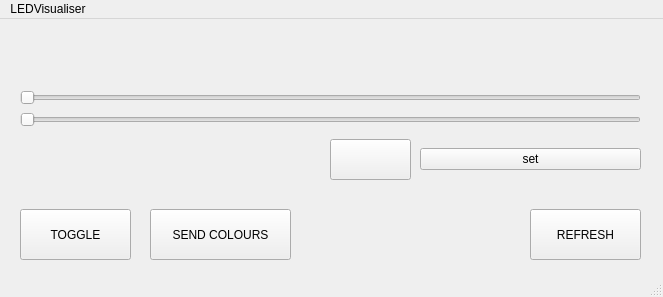
<?xml version="1.0" encoding="UTF-8"?>
<ui version="4.0">
 <class>LEDVisualiser</class>
 <widget class="QMainWindow" name="LEDVisualiser">
  <property name="geometry">
   <rect>
    <x>0</x>
    <y>0</y>
    <width>663</width>
    <height>297</height>
   </rect>
  </property>
  <property name="windowTitle">
   <string>LEDVisualiser</string>
  </property>
  <widget class="QWidget" name="centralwidget">
   <widget class="QPushButton" name="toggleButton">
    <property name="geometry">
     <rect>
      <x>20</x>
      <y>190</y>
      <width>111</width>
      <height>51</height>
     </rect>
    </property>
    <property name="text">
     <string>TOGGLE</string>
    </property>
   </widget>
   <widget class="QLabel" name="gradient">
    <property name="geometry">
     <rect>
      <x>20</x>
      <y>10</y>
      <width>621</width>
      <height>51</height>
     </rect>
    </property>
    <property name="styleSheet">
     <string notr="true">* {color: qlineargradient(spread:pad, x1:0 y1:0, x2:1 y2:0, stop:0 rgba(0, 0, 0, 255), stop:1 rgba(255, 255, 255, 255));background: qlineargradient( x1:0 y1:0, x2:1 y2:0,stop:0 rgba(255,255,255,0),stop:0.01 rgba(255,255,255,0),stop:0.021 rgba(255,255,255,0),stop:0.031 rgba(255,255,255,0),stop:0.042 rgba(255,255,255,0),stop:0.052 rgba(255,255,255,0),stop:0.063 rgba(255,255,255,0),stop:0.073 rgba(255,255,255,0),stop:0.084 rgba(255,255,255,0),stop:0.094 rgba(255,255,255,0),stop:0.1 rgba(255,255,255,0),stop:0.12 rgba(255,255,255,0),stop:0.13 rgba(255,255,255,0),stop:0.14 rgba(255,255,255,0),stop:0.15 rgba(255,255,255,0),stop:0.16 rgba(255,255,255,0),stop:0.17 rgba(255,255,255,0),stop:0.18 rgba(255,255,255,0),stop:0.19 rgba(255,255,255,0),stop:0.2 rgba(255,255,255,0),stop:0.21 rgba(255,255,255,0),stop:0.22 rgba(255,255,255,0),stop:0.23 rgba(255,255,255,0),stop:0.24 rgba(255,255,255,0),stop:0.25 rgba(255,255,255,0),stop:0.26 rgba(255,255,255,0),stop:0.27 rgba(255,255,255,0),stop:0.28 rgba(255,255,255,0),stop:0.29 rgba(255,255,255,0),stop:0.3 rgba(255,255,255,0),stop:0.31 rgba(255,255,255,0),stop:0.32 rgba(255,255,255,0),stop:0.34 rgba(255,255,255,0),stop:0.35 rgba(255,255,255,0),stop:0.36 rgba(255,255,255,0),stop:0.37 rgba(255,255,255,0),stop:0.38 rgba(255,255,255,0),stop:0.39 rgba(255,255,255,0),stop:0.4 rgba(255,255,255,0),stop:0.41 rgba(255,255,255,0),stop:0.42 rgba(255,255,255,0),stop:0.43 rgba(255,255,255,0),stop:0.44 rgba(255,255,255,0),stop:0.45 rgba(255,255,255,0),stop:0.46 rgba(255,255,255,0),stop:0.47 rgba(255,255,255,0),stop:0.48 rgba(255,255,255,0),stop:0.49 rgba(255,255,255,0),stop:0.5 rgba(255,255,255,0),stop:0.51 rgba(255,255,255,0),stop:0.52 rgba(255,255,255,0),stop:0.53 rgba(255,255,255,0),stop:0.54 rgba(255,255,255,0),stop:0.55 rgba(255,255,255,0),stop:0.57 rgba(255,255,255,0),stop:0.58 rgba(255,255,255,0),stop:0.59 rgba(255,255,255,0),stop:0.6 rgba(255,255,255,0),stop:0.61 rgba(255,255,255,0),stop:0.62 rgba(255,255,255,0),stop:0.63 rgba(255,255,255,0),stop:0.64 rgba(255,255,255,0),stop:0.65 rgba(255,255,255,0),stop:0.66 rgba(255,255,255,0),stop:0.67 rgba(255,255,255,0),stop:0.68 rgba(255,255,255,0),stop:0.69 rgba(255,255,255,0),stop:0.7 rgba(255,255,255,0),stop:0.71 rgba(255,255,255,0),stop:0.72 rgba(255,255,255,0),stop:0.73 rgba(255,255,255,0),stop:0.74 rgba(255,255,255,0),stop:0.75 rgba(255,255,255,0),stop:0.76 rgba(255,255,255,0),stop:0.77 rgba(255,255,255,0),stop:0.79 rgba(255,255,255,0),stop:0.8 rgba(255,255,255,0),stop:0.81 rgba(255,255,255,0),stop:0.82 rgba(255,255,255,0),stop:0.83 rgba(255,255,255,0),stop:0.84 rgba(255,255,255,0),stop:0.85 rgba(255,255,255,0),stop:0.86 rgba(255,255,255,0),stop:0.87 rgba(255,255,255,0),stop:0.88 rgba(255,255,255,0),stop:0.89 rgba(255,255,255,0),stop:0.9 rgba(255,255,255,0),stop:0.91 rgba(255,255,255,0),stop:0.92 rgba(255,255,255,0),stop:0.93 rgba(255,255,255,0),stop:0.94 rgba(255,255,255,0),stop:0.95 rgba(255,255,255,0),stop:0.96 rgba(255,255,255,0),stop:0.97 rgba(255,255,255,0),stop:0.98 rgba(255,255,255,0),stop:0.99 rgba(255,255,255,0),stop:1 rgba(0,0,0,0));}
</string>
    </property>
    <property name="text">
     <string/>
    </property>
   </widget>
   <widget class="QPushButton" name="sendNewColButton">
    <property name="geometry">
     <rect>
      <x>150</x>
      <y>190</y>
      <width>141</width>
      <height>51</height>
     </rect>
    </property>
    <property name="text">
     <string>SEND COLOURS</string>
    </property>
   </widget>
   <widget class="QPushButton" name="updateLocalGrad">
    <property name="geometry">
     <rect>
      <x>530</x>
      <y>190</y>
      <width>111</width>
      <height>51</height>
     </rect>
    </property>
    <property name="text">
     <string>REFRESH</string>
    </property>
   </widget>
   <widget class="KColorButton" name="colorPicker">
    <property name="geometry">
     <rect>
      <x>330</x>
      <y>120</y>
      <width>81</width>
      <height>41</height>
     </rect>
    </property>
   </widget>
   <widget class="QWidget" name="">
    <property name="geometry">
     <rect>
      <x>420</x>
      <y>120</y>
      <width>221</width>
      <height>41</height>
     </rect>
    </property>
    <layout class="QGridLayout" name="gridLayout">
     <item row="0" column="0">
      <widget class="QPushButton" name="setRangeColor">
       <property name="text">
        <string>set</string>
       </property>
      </widget>
     </item>
    </layout>
   </widget>
   <widget class="QWidget" name="">
    <property name="geometry">
     <rect>
      <x>20</x>
      <y>70</y>
      <width>621</width>
      <height>40</height>
     </rect>
    </property>
    <layout class="QGridLayout" name="gridLayout_2">
     <item row="0" column="0">
      <widget class="QSlider" name="fromSlider">
       <property name="maximum">
        <number>191</number>
       </property>
       <property name="orientation">
        <enum>Qt::Horizontal</enum>
       </property>
      </widget>
     </item>
     <item row="1" column="0">
      <widget class="QSlider" name="toSlider">
       <property name="maximum">
        <number>191</number>
       </property>
       <property name="orientation">
        <enum>Qt::Horizontal</enum>
       </property>
      </widget>
     </item>
    </layout>
   </widget>
  </widget>
  <widget class="QMenuBar" name="menubar">
   <property name="geometry">
    <rect>
     <x>0</x>
     <y>0</y>
     <width>663</width>
     <height>27</height>
    </rect>
   </property>
   <widget class="QMenu" name="menuLEDVisualiser">
    <property name="title">
     <string>LEDVisualiser</string>
    </property>
    <addaction name="actionAbout"/>
   </widget>
   <addaction name="menuLEDVisualiser"/>
  </widget>
  <widget class="QStatusBar" name="statusbar"/>
  <action name="actionAbout">
   <property name="text">
    <string>About</string>
   </property>
  </action>
 </widget>
 <customwidgets>
  <customwidget>
   <class>KColorButton</class>
   <extends>QPushButton</extends>
   <header>kcolorbutton.h</header>
  </customwidget>
 </customwidgets>
 <resources/>
 <connections/>
</ui>
